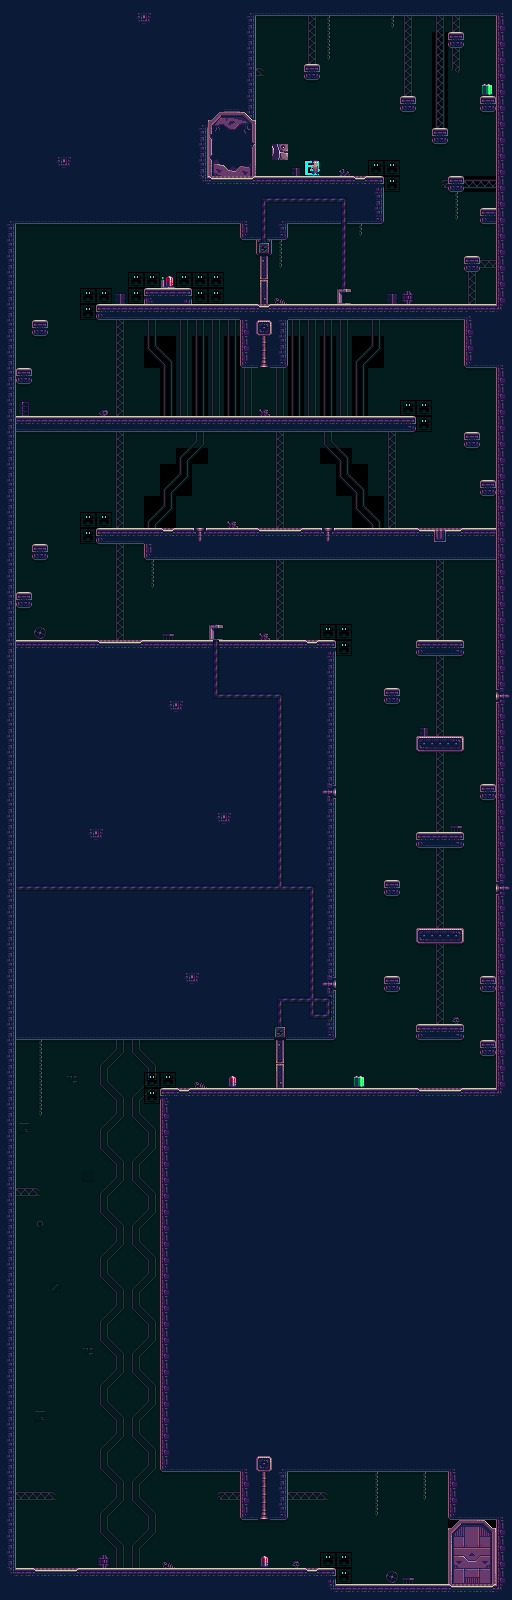

Tiled map render using the project's own tile images. Description and the map definition, with tile-layer contents summarised, below:
An orthogonal 32x100 tile map with 16x16 px tiles, 5 tile layers (behind, just infront behind, entity, infront, ...).

<map version="1.0" tiledversion="1.0.2" orientation="orthogonal" renderorder="right-down" width="32" height="100" tilewidth="16" tileheight="16" nextobjectid="1">
 <tileset firstgid="1" source="default.tsx" />
 <layer name="behind" width="32" height="100">
  <data>[3200 cells, 3200 non-empty, 53 distinct tile ids]</data>
 </layer>
 <layer name="just infront behind" width="32" height="100">
  <data>[3200 cells, 210 non-empty, 36 distinct tile ids]</data>
 </layer>
 <layer name="entity" width="32" height="100">
  <data>[3200 cells, 43 non-empty, 11 distinct tile ids]</data>
 </layer>
 <layer name="infront" width="32" height="100">
  <data>[3200 cells, 154 non-empty, 20 distinct tile ids]</data>
 </layer>
 <layer name="cables" width="32" height="100">
  <data>[3200 cells, 76 non-empty, 15 distinct tile ids]</data>
 </layer>
</map>
